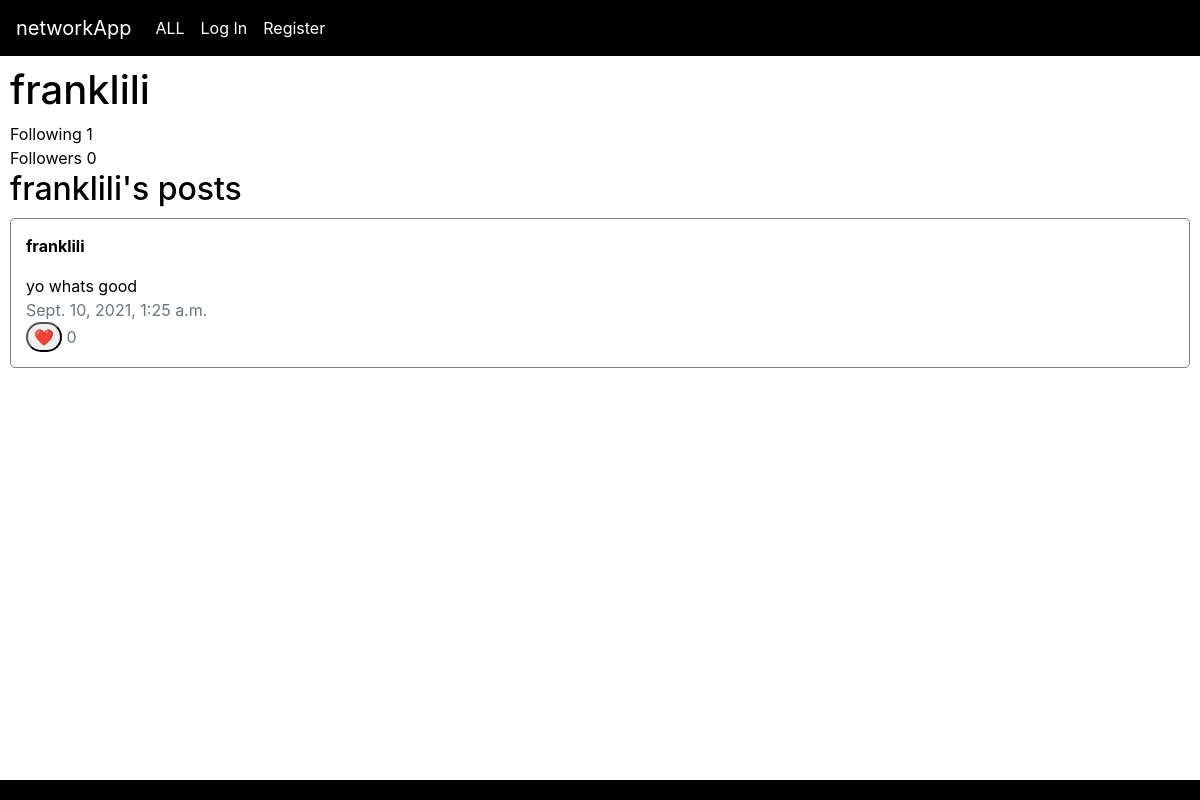
/profile/franklili, run on an earlier commit of the app's database.
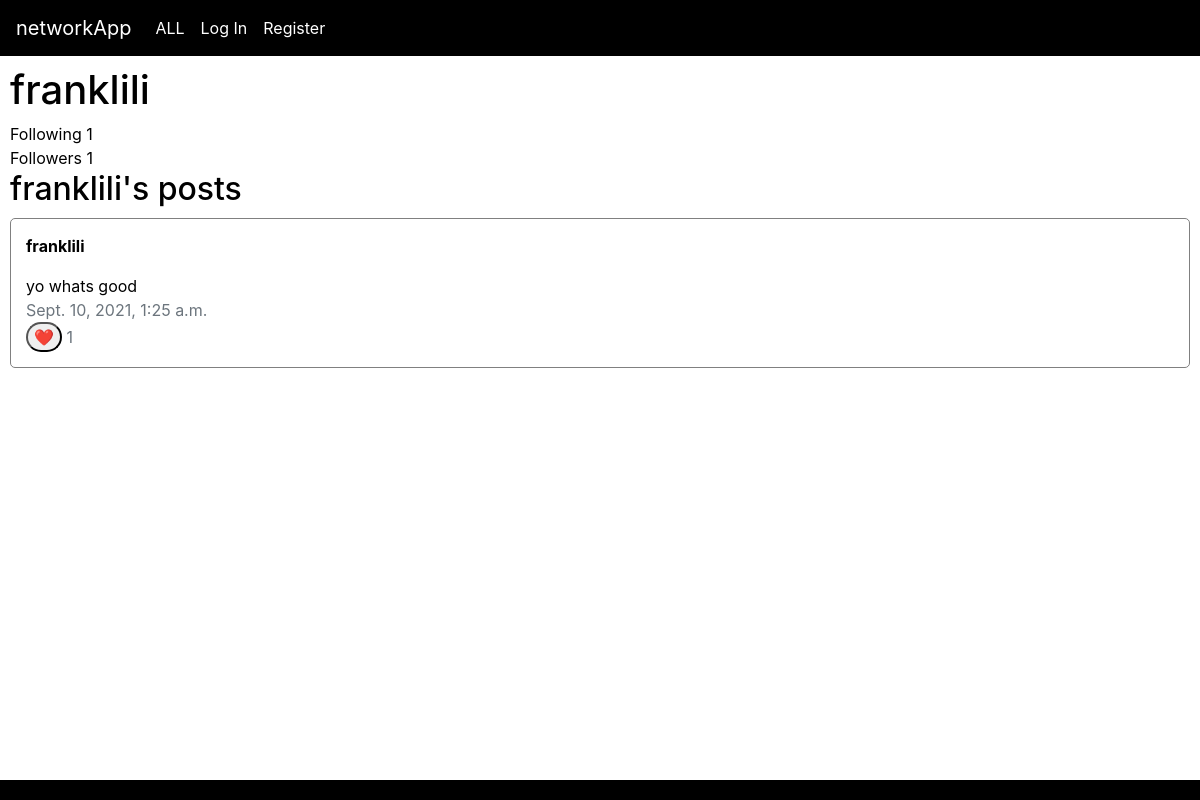
And on a later commit of the database.
### networkApp/models.py (models this page shows)
class Posts(models.Model):
    user = models.ForeignKey(User, on_delete=models.CASCADE, related_name="posts")
    time_posted = models.DateTimeField(default=timezone.now)
    content = models.CharField(max_length=300)
    likes = models.ManyToManyField(User, related_name="like", default=None, blank=True)
    like_count = models.BigIntegerField(default=0)

class User(AbstractUser):
    pass

### networkApp/views.py (the view)
# urls.py: path("profile/<str:user>", views.profile, name="profile"),
def profile(request, user):
    profileUserID = User.objects.get(username=user).id
    userPosts = Posts.objects.filter(user_id=profileUserID)
    paginator = Paginator(userPosts, 10)
    page_number = request.GET.get('page', 1)
    try:
        page_obj = paginator.get_page(page_number)
    except EmptyPage:
        page_obj = paginator.get_page(1)
    following = UserFollowing.objects.filter(user_id=profileUserID)
    if request.user.is_authenticated == True:
        currentUserID = User.objects.get(username=request.user).id
        if User.objects.get(username=request.user).id == profileUserID:
            followButton = False
        else:
            followButton = True
            try:
                followCheck = UserFollowing.objects.get(user_id=currentUserID, following_user_id=profileUserID)
                if followCheck:
                    following = True
            except UserFollowing.DoesNotExist:
                following = False
    else:
        currentUserID = None
        followButton = False
    profUser = User.objects.get(id=profileUserID)
    followingCount = len(profUser.following.all())
    followerCount = len(profUser.followers.all())
    return render(request, "networkApp/profile.html", {
        "profUser": profUser,
        "page_obj": page_obj,
        "followButton": followButton,
        "currentUserID": currentUserID,
        "following": following,
        "followingCount": followingCount,
        "followerCount": followerCount
    })

### networkApp/templates/networkApp/profile.html (shortened to what this page needs)
{% extends "networkApp/layout.html" %}  {% block body %}
<h1 id="profileUser">{{ profUser }}</h1>
<div>
  <div>Following <span id="following-number">{{ followingCount }}</span></div>
  <div>Followers <span id="followers-number">{{ followerCount }}</span></div>
</div>
<h2>{{ profUser }}'s posts</h2>
<div class="posts-section">
  {% for post in page_obj %}
  <div id="post-{{ post.id }}" class="post">
    <p>
      <a href="{% url 'profile' post.user %}" data-url="{% url 'editPost' %}"
        ><strong>{{ post.user }}</strong></a
      >
    </p>
    <div id="content-{{ post.id }}" class="post-content">
      {{ post.content }}
    </div>
    <div class="text-muted">{{ post.time_posted }}</div>
    <div>
      <button
        id="like-{{ post.id }}"
        class="like-button"
        value="{{ post.id }}"
        type="button"
      >
        ❤️
      </button>
      <span id="like_count_{{post.id}}" class="text-muted"
        >{{ post.like_count }}</span
      >
    </div>
  </div>
  {% endfor %}
</div>
{% endblock %}

What changed in the data, as far as the page shows it:
changed Posts "yo whats good": like_count "0" → "1"
Also different on the page:
{{ followerCount }}: "0" → "1"
